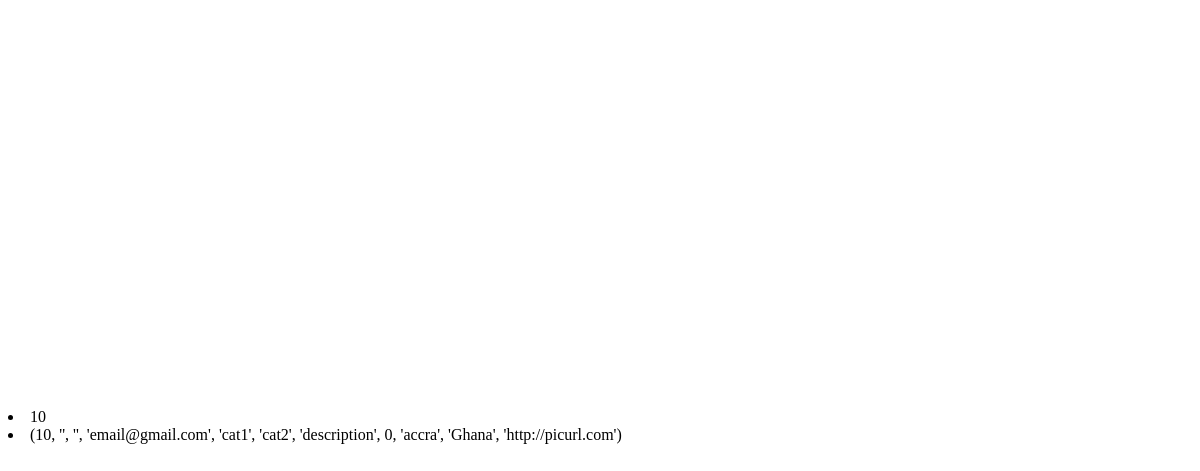
The app's page /country/Ghana, older data.
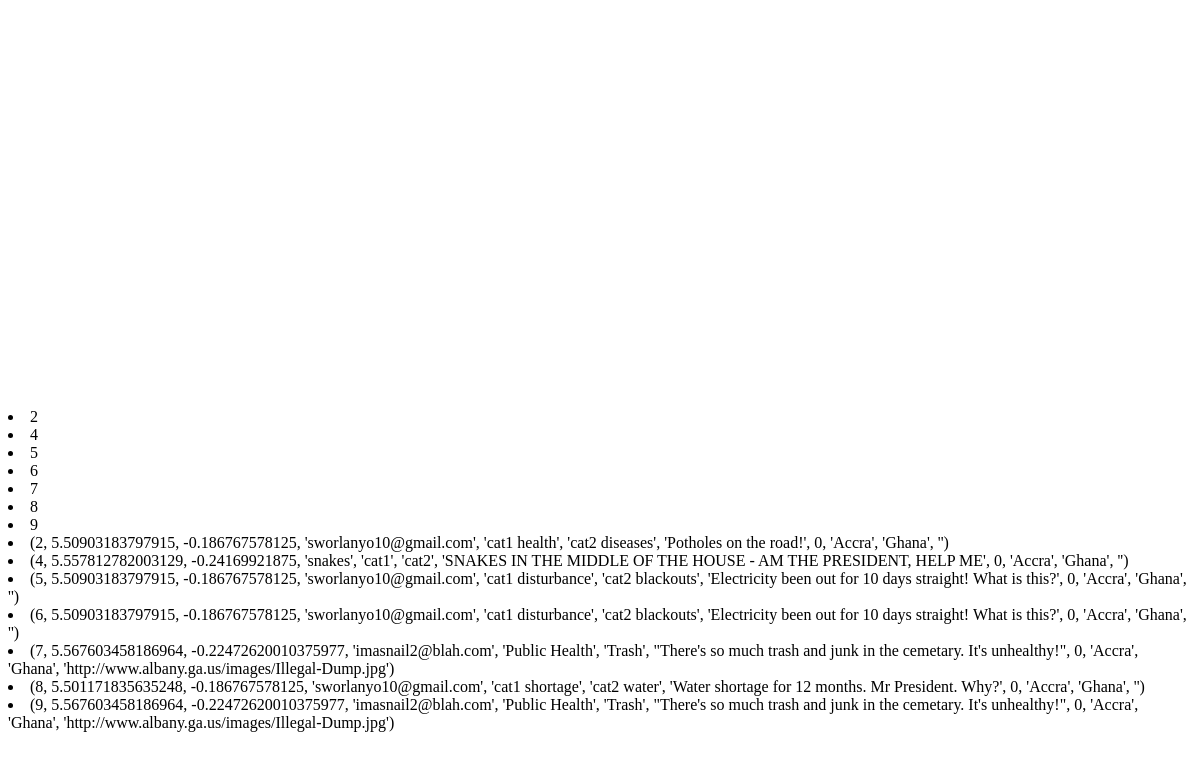
The same page, newer data.
### tables this page shows
CREATE TABLE complaints (
  id integer primary key autoincrement,
  lat float(10,6) not null,
  lon float(10,6) not null,
  email text not null,
  cat1 text not null,
  cat2 text not null,
  description text not null,
  notify boolean not null,
  city text not null,
  country text not null,
  pic_url text not null
);

### start.py (the view)
@app.route('/country/<country>')
def print_country_region(country):
	country = country
	con = lite.connect(DATABASE)
	with con:
		cur = con.cursor()
		cur.execute("SELECT * FROM complaints WHERE country = :country AND lat NOT IN ('1.0', 1.0)",
			{"country": country})
		con.commit()
		rows = cur.fetchall()
	return render_template('country.html',
		rows=rows,
		country=country
		)

### start.py (called while the page is built)
@app.teardown_appcontext
def close_connection(exception):
	db = getattr(g, '_database', None)
	if db is not None:
		db.close()

### templates/country.html (shortened to what this page needs)
<div id="map"></div>
{% for row in rows %}
	<li>{{ row[0] }}</li>
{% else %}
	<li>No posts found. Be the first to ReportIt!</li>
{% endfor %}
{% for row in rows %}
	<li>{{ row }}</li>
{% endfor %}

### templates/country.html (style rules this page uses)
#map { width: 100%; height: 400px; }

Row changes from the older to the newer data that the page shows:
removed complaints: id "10", row "(10, '', '', 'email@gmail.com', 'cat1', 'cat2', 'description', 0, 'accra', 'Ghana', 'http://picurl.com')"
now on this page (row edited): complaints: id "2", row "(2, 5.50903183797915, -0.186767578125, 'sworlanyo10@gmail.com', 'cat1 health', 'cat2 diseases', 'Potholes on the road!', 0, 'Accra', 'Ghana', '')"
now on this page (row edited): complaints: id "4", row "(4, 5.557812782003129, -0.24169921875, 'snakes', 'cat1', 'cat2', 'SNAKES IN THE MIDDLE OF THE HOUSE - AM THE PRESIDENT, HELP ME', 0, 'Accra', 'Ghana', '')"
now on this page (row edited): complaints: id "5", row "(5, 5.50903183797915, -0.186767578125, 'sworlanyo10@gmail.com', 'cat1 disturbance', 'cat2 blackouts', 'Electricity been out for 10 days straight! What is this?', 0, 'Accra', 'Ghana', '')"
now on this page (row edited): complaints: id "6", row "(6, 5.50903183797915, -0.186767578125, 'sworlanyo10@gmail.com', 'cat1 disturbance', 'cat2 blackouts', 'Electricity been out for 10 days straight! What is this?', 0, 'Accra', 'Ghana', '')"
now on this page (row edited): complaints: id "7", row "(7, 5.567603458186964, -0.22472620010375977, 'imasnail2@blah.com', 'Public Health', 'Trash', \"There's so much trash and junk in the cemetary. It's unhealthy!\", 0, 'Accra', 'Ghana', 'http://www.albany.ga.us/images/Illegal-Dump.jpg')"
now on this page (row edited): complaints: id "8", row "(8, 5.501171835635248, -0.186767578125, 'sworlanyo10@gmail.com', 'cat1 shortage', 'cat2 water', 'Water shortage for 12 months. Mr President. Why?', 0, 'Accra', 'Ghana', '')"
now on this page (row edited): complaints: id "9", row "(9, 5.567603458186964, -0.22472620010375977, 'imasnail2@blah.com', 'Public Health', 'Trash', \"There's so much trash and junk in the cemetary. It's unhealthy!\", 0, 'Accra', 'Ghana', 'http://www.albany.ga.us/images/Illegal-Dump.jpg')"
